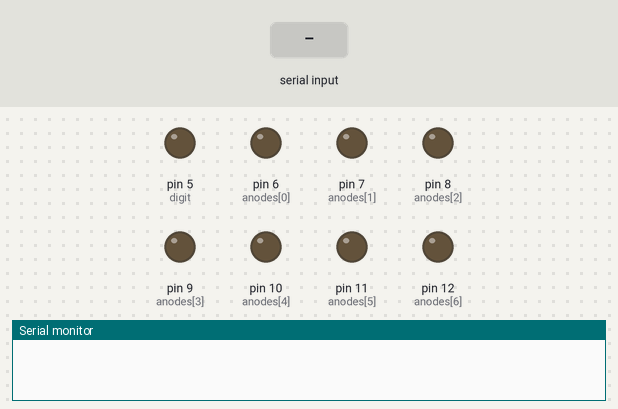
Bench run of a sketch on a simulated Arduino Uno, built with avr-gcc and run on an emulated ATmega328P. On the bench: output pins drawn as LEDs (lit = HIGH), the last lines printed to the serial monitor. The inputs (shaded band) are chosen by the test bench.

Above: at 1.2 s.
1.3 s: "5\n" received over Serial
At 2.7 s:
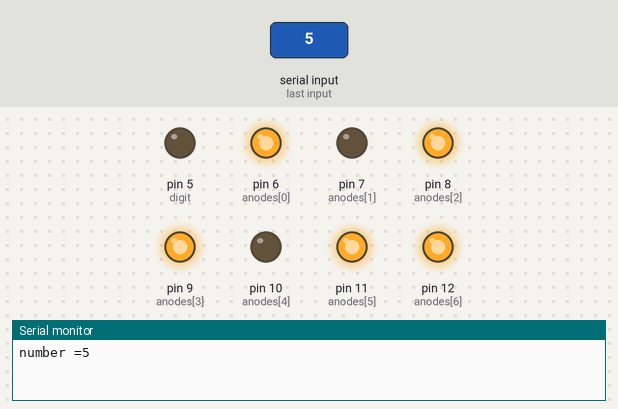
Timing chart, 0 to 4.3 s (numbered marks = the images above; inputs shaded):
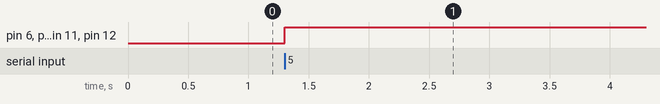

Measured:
- after the input at 1.3 s, pin 6 (anodes[0]), pin 8 (anodes[2]), pin 9 (anodes[3]), pin 11 (anodes[5]), pin 12 (anodes[6]): LOW → HIGH at once

The sketch:

Labo5_Opdracht3.ino
```cpp
const int digit = 5;
const int anodes[] = {6,7,8,9,10,11,12}; // {A,B,C,D,E,F,G}
const int num_array[10][7] = {  { 1,1,1,1,1,1,0 },    // 0
                          { 0,1,1,0,0,0,0 },    // 1
                          { 1,1,0,1,1,0,1 },    // 2
                          { 1,1,1,1,0,0,1 },    // 3
                          { 0,1,1,0,0,1,1 },    // 4
                          { 1,0,1,1,0,1,1 },    // 5
                          { 1,0,1,1,1,1,1 },    // 6
                          { 1,1,1,0,0,0,0 },    // 7
                          { 1,1,1,1,1,1,1 },    // 8
                          { 1,1,1,0,0,1,1 }};   // 9
int i = 0;
int number = 0;

void printTo7Seg(int number){
    for(i=0;i<7;i++){
      digitalWrite(anodes[i],num_array[number][i]);
    }
 }

void setup() {
  // put your setup code here, to run once:
  Serial.begin(9600);
  Serial.setTimeout(10);

  for(i=0; i<7; i++){
    pinMode(anodes[i], OUTPUT);
  }

  pinMode(digit, OUTPUT);
  digitalWrite(digit, LOW);
}

void loop() {
  // put your main code here, to run repeatedly:
  while(Serial.available() > 1){
    number = Serial.parseInt();
    if(number<=9&&number>=0){
      Serial.print("number =");
      Serial.println(number);
      printTo7Seg(number);
    }
  }
}
```
